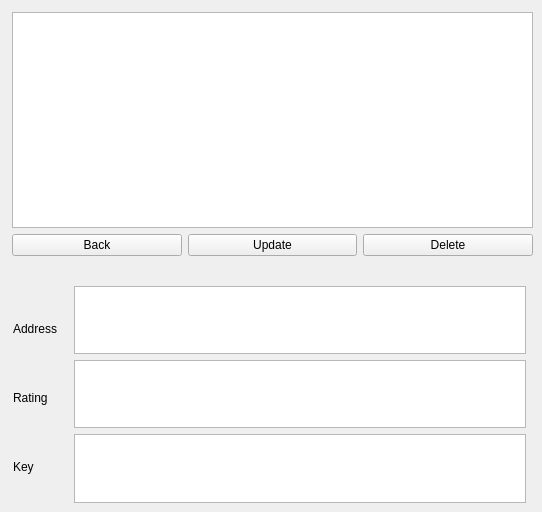
      <widget class="QWidget" name="databasepage">
       <widget class="QWidget" name="layoutWidget">
        <property name="geometry">
         <rect>
          <x>12</x>
          <y>12</y>
          <width>521</width>
          <height>244</height>
         </rect>
        </property>
        <layout class="QVBoxLayout" name="verticalLayout_11">
         <item>
          <widget class="QTableView" name="tableView">
           <property name="minimumSize">
            <size>
             <width>50</width>
             <height>200</height>
            </size>
           </property>
          </widget>
         </item>
         <item>
          <layout class="QHBoxLayout" name="horizontalLayout_7">
           <item>
            <widget class="QPushButton" name="backbtntoadmin">
             <property name="text">
              <string>Back</string>
             </property>
            </widget>
           </item>
           <item>
            <widget class="QPushButton" name="btnUpdate">
             <property name="text">
              <string>Update</string>
             </property>
            </widget>
           </item>
           <item>
            <widget class="QPushButton" name="btnDelete">
             <property name="text">
              <string>Delete</string>
             </property>
            </widget>
           </item>
          </layout>
         </item>
        </layout>
       </widget>
       <widget class="QWidget" name="layoutWidget">
        <property name="geometry">
         <rect>
          <x>74</x>
          <y>266</y>
          <width>452</width>
          <height>237</height>
         </rect>
        </property>
        <layout class="QVBoxLayout" name="verticalLayout_13">
         <item>
          <widget class="QLabel" name="labelCustomerName">
           <property name="text">
            <string/>
           </property>
          </widget>
         </item>
         <item>
          <widget class="QTextEdit" name="textAddressListPage"/>
         </item>
         <item>
          <widget class="QTextEdit" name="textRatingListPage"/>
         </item>
         <item>
          <widget class="QTextEdit" name="textKeyListPage"/>
         </item>
        </layout>
       </widget>
       <widget class="QWidget" name="">
        <property name="geometry">
         <rect>
          <x>13</x>
          <y>297</y>
          <width>52</width>
          <height>201</height>
         </rect>
        </property>
        <layout class="QVBoxLayout" name="verticalLayout_10">
         <item>
          <widget class="QLabel" name="labelAddressListPage">
           <property name="text">
            <string>Address</string>
           </property>
          </widget>
         </item>
         <item>
          <widget class="QLabel" name="labelRatingListPage">
           <property name="text">
            <string>Rating</string>
           </property>
          </widget>
         </item>
         <item>
          <widget class="QLabel" name="labelKeyListPage">
           <property name="text">
            <string>Key</string>
           </property>
          </widget>
         </item>
        </layout>
       </widget>
      </widget>
